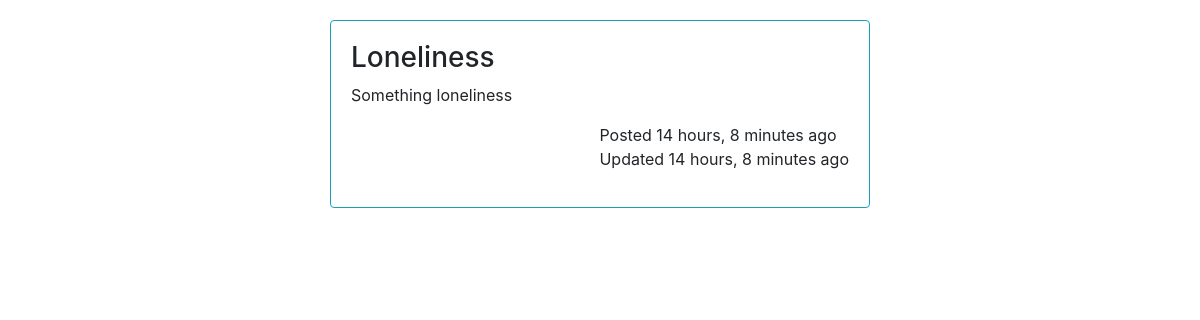
Page /2/ on the committed database.
### blog/models.py (models this page shows, shortened)
class Post(models.Model):
    title = models.CharField(max_length=100)
    content = models.TextField()
    time_stamp = models.DateTimeField(auto_now_add=True)
    updated = models.DateTimeField(auto_now=True)

### blog/views.py (the view)
# urls.py: path('<int:pk>/', views.DetailView.as_view(), name='details'),
class DetailView(generic.DetailView):
    model = Post
    template_name = 'blog/detail.html'
    context_object_name = 'post'

### blog/templates/blog/detail.html
{% extends 'blog/base.html' %}
{% block content %}
<div class="container" style="margin-top: 20px;">
    <div class="row">
        <div class="col-md-3"></div>
        <div class="col-md-6">
            <div class="card border-info mb-3">
                <div class="card-body">
                    <h3>{{post.title}}</h3>
                    <p>{{post.content}}</p>
                    <p style="float: right;">Posted {{post.time_stamp|timesince}} ago</br>Updated {{post.updated|timesince}} ago</p>
                </div>
            </div>
        </div>
        <div class="col-md-3"></div>
    </div>
</div>
{% endblock %}

### rows in the picture
Post: title "Loneliness", content "Something loneliness", time_stamp "14 hours, 8 minutes", updated "14 hours, 8 minutes"
